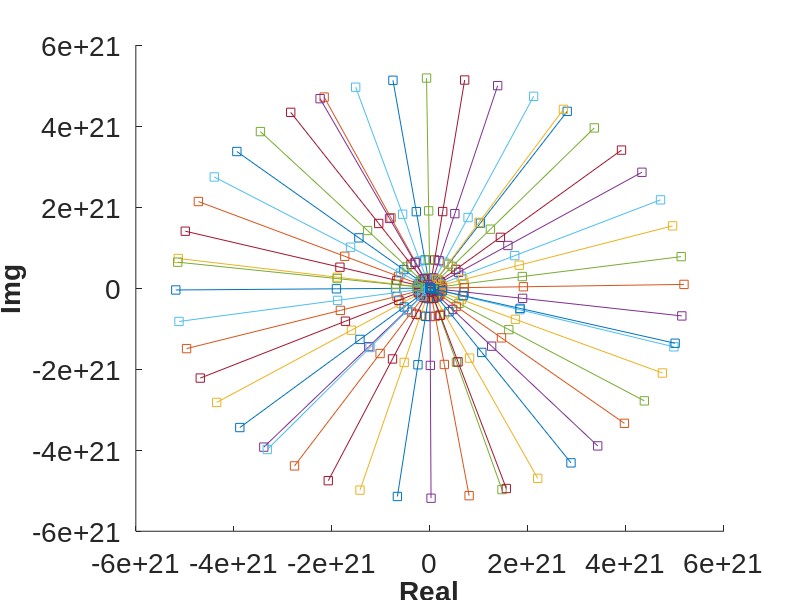

MATLAB code to generate this figure:
warning off
pkg load statistics
pkg load io

cmap = hsv(50);  %# Creates a 6-by-3 set of colors from the HSV colormap
samp = [];
for x=1:50
	for y = 1:50
	        samp(x, y) = x + i*y;
	endfor
endfor
rad2deg(angle(samp));
samps = exp(samp);
size(samps)
hold on;
set(gca,'FontSize',20,'Fontname','arial');
%xlim([-60 60]);
%ylim([0 5]);
xlabel('Real','FontSize',20,'FontWeight','bold');
ylabel('Img','FontSize',20,'FontWeight','bold');
plot(real(samps),imag(samps),'-s')
hold off;

%plot(real(samp),imag(samp),'-s','Color', cmap(x,:));  %# Plot each column with a

